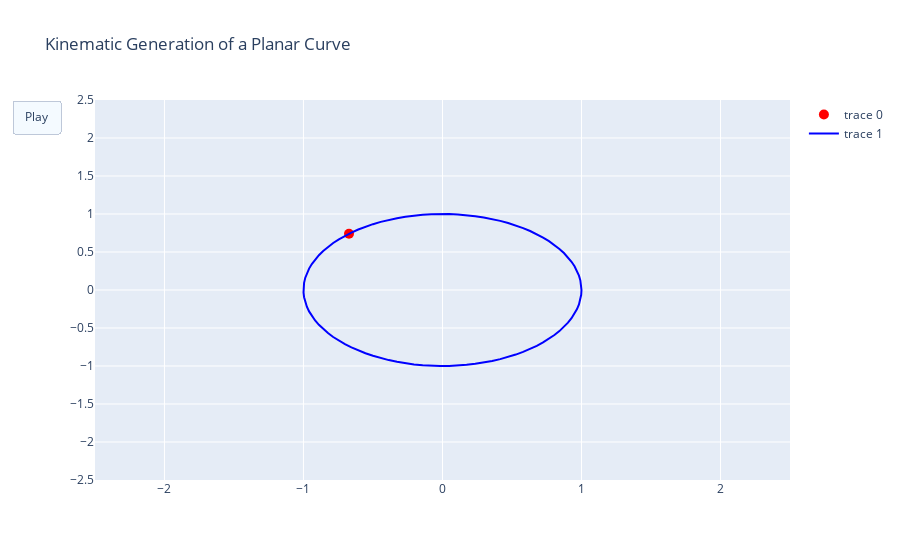

Source (notebook cell):
### Code cell
import plotly.graph_objects as go

import numpy as np

# Generate curve data

t = np.linspace(0, 2*np.pi, 100)
x = np.cos(t)
y = np.sin(t)

xm = np.min(x) - 1.5
xM = np.max(x) + 1.5
ym = np.min(y) - 1.5
yM = np.max(y) + 1.5

N = 50
s = np.linspace(0, 2*np.pi, N)
xx = np.cos(s)
yy = np.sin(s)


# Create figure
fig = go.Figure(
    data=[go.Scatter(x=x, y=y,
                     mode="lines",
                     line=dict(width=2, color="blue")),
          go.Scatter(x=x, y=y,
                     mode="lines",
                     line=dict(width=2, color="blue"))],
    layout=go.Layout(
        xaxis=dict(range=[xm, xM], autorange=False, zeroline=False),
        yaxis=dict(range=[ym, yM], autorange=False, zeroline=False),
        title_text="Kinematic Generation of a Planar Curve", hovermode="closest",
        updatemenus=[dict(type="buttons",
                          buttons=[dict(label="Play",
                                        method="animate",
                                        args=[None])])]),
    frames=[go.Frame(
        data=[go.Scatter(
            x=[xx[k]],
            y=[yy[k]],
            mode="markers",
            marker=dict(color="red", size=10))])

        for k in range(N)]
)

fig.show()

### Figure 1 — Plotly figure (JSON) as saved in the notebook; plotly's stock layout.template omitted (floating-point values rounded to 4 significant figures)
{"data": [{"line": {"color": "blue", "width": 2}, "marker": {"color": "red", "size": 10}, "mode": "markers", "type": "scatter", "x": [-0.6723], "y": [0.7403]}, {"line": {"color": "blue", "width": 2}, "mode": "lines", "type": "scatter", "x": [1, 0.998, 0.992, 0.9819, 0.9679, 0.9501, 0.9284, 0.9029, 0.8738, 0.8413, 0.8053, 0.766, 0.7237, 0.6785, 0.6306, 0.5801, 0.5272, 0.4723, 0.4154, 0.3569, 0.2969, 0.2358, 0.1736, 0.1108, 0.04758, -0.01587, -0.07925, -0.1423, -0.2048, -0.2665, -0.3271, -0.3863, -0.4441, -0.5, -0.5539, -0.6056, -0.6549, -0.7015, -0.7453, -0.7861, -0.8237, -0.858, -0.8888, -0.9161, -0.9397, -0.9595, -0.9754, -0.9874, -0.9955, -0.9995, -0.9995, -0.9955, -0.9874, -0.9754, -0.9595, -0.9397, -0.9161, -0.8888, -0.858, -0.8237, -0.7861, -0.7453, -0.7015, -0.6549, -0.6056, -0.5539, -0.5, -0.4441, -0.3863, -0.3271, -0.2665, -0.2048, -0.1423, -0.07925, -0.01587, 0.04758, 0.1108, 0.1736, 0.2358, 0.2969, 0.3569, 0.4154, 0.4723, 0.5272, 0.5801, 0.6306, 0.6785, 0.7237, 0.766, 0.8053, 0.8413, 0.8738, 0.9029, 0.9284, 0.9501, 0.9679, 0.9819, 0.992, 0.998, 1], "y": [0, 0.06342, 0.1266, 0.1893, 0.2511, 0.312, 0.3717, 0.4298, 0.4862, 0.5406, 0.5929, 0.6428, 0.6901, 0.7346, 0.7761, 0.8146, 0.8497, 0.8815, 0.9096, 0.9341, 0.9549, 0.9718, 0.9848, 0.9938, 0.9989, 0.9999, 0.9969, 0.9898, 0.9788, 0.9638, 0.945, 0.9224, 0.896, 0.866, 0.8326, 0.7958, 0.7557, 0.7127, 0.6668, 0.6182, 0.5671, 0.5137, 0.4582, 0.4009, 0.342, 0.2817, 0.2203, 0.158, 0.09506, 0.03173, -0.03173, -0.09506, -0.158, -0.2203, -0.2817, -0.342, -0.4009, -0.4582, -0.5137, -0.5671, -0.6182, -0.6668, -0.7127, -0.7557, -0.7958, -0.8326, -0.866, -0.896, -0.9224, -0.945, -0.9638, -0.9788, -0.9898, -0.9969, -0.9999, -0.9989, -0.9938, -0.9848, -0.9718, -0.9549, -0.9341, -0.9096, -0.8815, -0.8497, -0.8146, -0.7761, -0.7346, -0.6901, -0.6428, -0.5929, -0.5406, -0.4862, -0.4298, -0.3717, -0.312, -0.2511, -0.1893, -0.1266, -0.06342, -2.449e-16]}], "layout": {"autosize": true, "hovermode": "closest", "title": {"text": "Kinematic Generation of a Planar Curve"}, "updatemenus": [{"buttons": [{"args": [null], "label": "Play", "method": "animate"}], "type": "buttons"}], "xaxis": {"autorange": false, "range": [-2.499, 2.5], "type": "linear", "zeroline": false}, "yaxis": {"autorange": false, "range": [-2.5, 2.5], "type": "linear", "zeroline": false}}}
